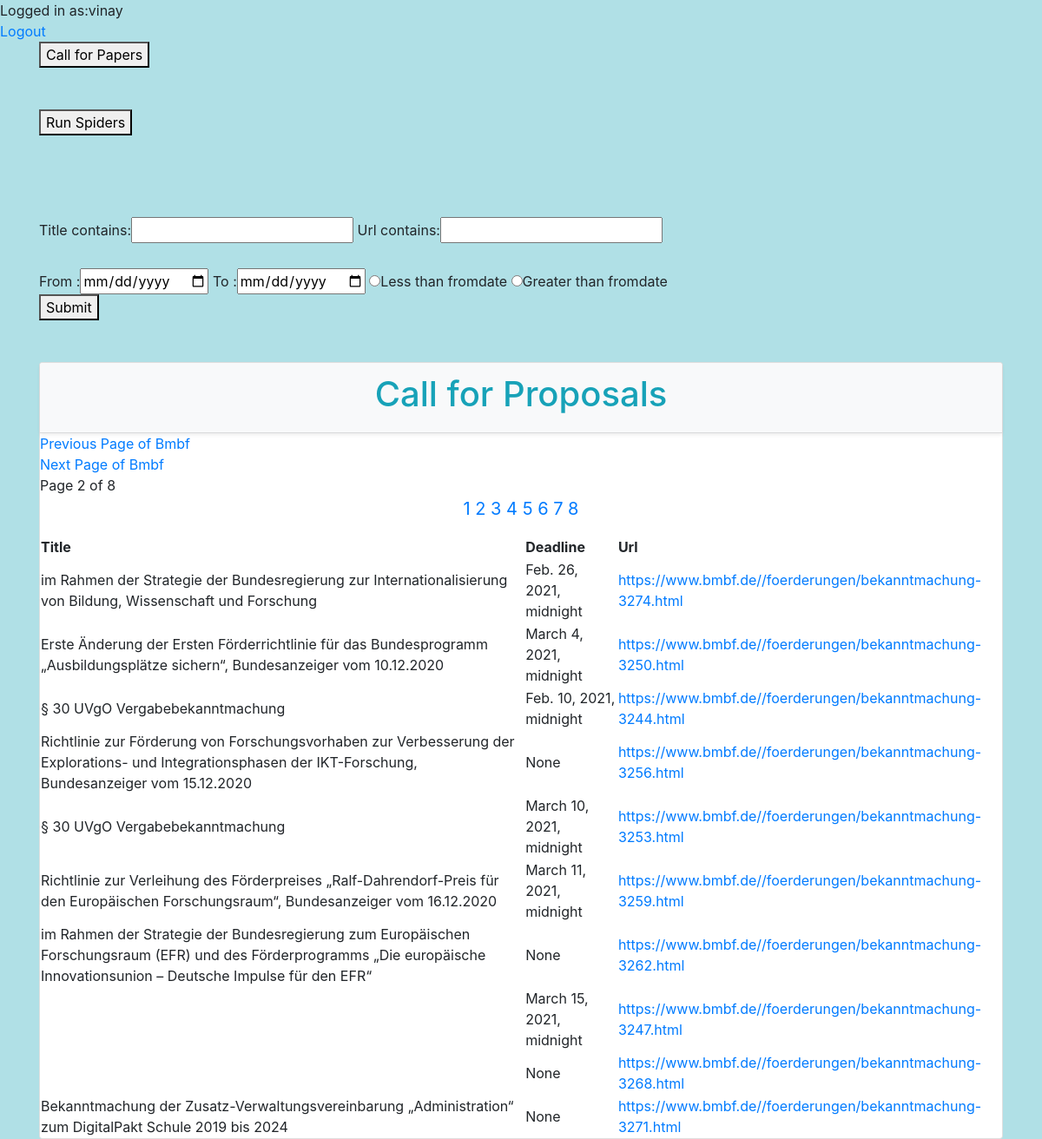
/dashboard/?page=2 (signed in), run on the app's committed database.
### questions/models.py (models this page shows)
class Bmbf_model(models.Model):
    Title = models.CharField(max_length=1024)
    Dates = models.DateTimeField(null='True')
    Url = models.CharField(max_length=1024)
    Deadline =models.DateTimeField(null='True')

### questions/views.py (the view)
# urls.py: path('dashboard/',views.get_Call_for_Proposals, name="dashboard"),#views function
@cache_control(no_cache=True, must_revalidate=True, no_store=True)
@login_required(login_url='login_url')
def get_Call_for_Proposals(request):#used for searching with filter
                count = 0
                Restart = request.GET.get('Restart')#Restarting the server
                Restartagain = request.GET.get('Restartagain')
                if Restart:
                    import random
                    import string
                    reading_file = open(
                        "C:/Users/Vinay/PycharmProjects/callspiderproj/scrapy_django/questions/views.py", "r")
                    letters = string.ascii_lowercase
                    random_comments = "#" + ''.join(random.choice(letters) for i in range(10))
                    print(random_comments)
                    n = random.random()
                    list_of_lines = reading_file.readlines()
                    x = "Line2\n"
                    list_of_lines[1000] = random_comments
                    reading_file = open(
                        "C:/Users/Vinay/PycharmProjects/callspiderproj/scrapy_django/questions/views.py", "w")
                    reading_file.writelines(list_of_lines)
                    reading_file.close()
                    contextwiki = dict()
                    contextwiki['contextwiki'] = Wiki_model.objects.all()
                    contextwiki = OrderFilter(request.GET, queryset=Wiki_model.objects.all())
                    contextBmbf = dict()
                    contextBmbf['contextBmbf'] = Bmbf_model.objects.all()
                    contextBmbf = OrderFilter1(request.GET, queryset=Bmbf_model.objects.all())
                    stuff_items = Bmbf_model.objects.values('Title', 'Url', 'Deadline').distinct()[::-1]
                    stuff_items1 = Wiki_model.objects.values('Title', 'Where', 'Url', 'Deadline').distinct()[::-1]
                    paginator = Paginator(stuff_items, 10)
                    p1 = Paginator(stuff_items1, 10)
                    page_num = request.GET.get('page', 1)
                    try:
                        page = paginator.page(page_num)
                    except EmptyPage:
                        page = paginator.page(1)
                    buttons=1
                    context = {
                        'contextwiki': contextwiki,
                        'contextBmbf': contextBmbf,
                        'contextpage': page,
                        'buttons': buttons,
                    }
                    return render(request, 'dashboard.html', context)  # till here
                else:
                    buttons = 0
                    contextwiki = dict()
                    contextwiki['contextwiki'] = Wiki_model.objects.all()
                    contextwiki = OrderFilter(request.GET, queryset=Wiki_model.objects.all())
                    contextBmbf = dict()
                    contextBmbf['contextBmbf'] = Bmbf_model.objects.all()
                    contextBmbf = OrderFilter1(request.GET, queryset=Bmbf_model.objects.all())
                    stuff_items = Bmbf_model.objects.values('Title', 'Url', 'Deadline').distinct()[::-1]
                    stuff_items1 = Wiki_model.objects.values('Title', 'Where', 'Url', 'Deadline').distinct()[::-1]
                    paginator = Paginator(stuff_items, 10)
                    p1 = Paginator(stuff_items1, 10)
                    page_num = request.GET.get('page', 1)
                    try:
                        page = paginator.page(page_num)
                    except EmptyPage:
                        page = paginator.page(1)
                    context = {
                        'contextwiki': contextwiki,
                        'contextBmbf': contextBmbf,
                        'contextpage': page,
                        'buttons': buttons,
                    }
                    return render(request, 'dashboard.html', context)  # till here

### templates/dashboard.html (shortened to what this page needs)
{% extends "index.html" %}
{% load static %}
{% block content %}
<div>Logged in as:{{user.username}}</div>
<a href="{% url 'logout' %}">Logout</a>
<div class="container">
    <form method="get" action="/Call_for_Papers">
        <button type="submit" >Call for Papers</button>
    </form>
    <br><br>
<form method="get" >
         <button id ="buttons" type="submit"   value="Restart" onclick="myFunction()" name="Restart" >Run Spiders</button>
     </form>
</div>
<head>
</head>
<body>
<div id="div1" class="show">
  </div>
</body>
<br/><br/>
                <div class="container">
                        <form method="get" action="/Call_for_Proposals_Search_Result">
                            {{ contextBmbf.form }}
                            <br><br>
                            <div>
                            From :<input type="date" name="fromdate"/>
                             To :<input type="date" name="todate"/>
                            <input value="Lesserdates" type="radio" name="extremes">Less than fromdate
                            <input value="Greaterdates" type="radio" name="extremes">Greater than fromdate
                               </div>
                            <button type="submit" >Submit</button>
                        </form>
                </div>
<br/><br/>
   <div class="container">
                <form class="card">
                    <div class="card-header shadow-sm bg-light">
                        <h1 class="display-6 text-info" align="center" > Call for Proposals </h1>
                    </div>
                    <form method ="GET">
                    <table>
                        <tr>
                            <th>Title</th>
                            <th>Deadline</th>
                            <th>Url</th>
                        </tr>
        {% if contextpage.has_previous %}
        <a href="{% url 'dashboard' %}?page={{contextpage.previous_page_number}}"> Previous Page of Bmbf </a>
        {% endif %}
           {% if contextpage.has_next %}
        <a href="{% url 'dashboard' %}?page={{contextpage.next_page_number}}">Next Page of Bmbf</a>
        {% endif %}
        <span class="">
            Page {{contextpage.number}} of {{ contextpage.paginator.num_pages }}
        </span>
                <p>{% for pg in contextpage.paginator.page_range %}
            {% if contextpage.number == pg %}
                <span class="active"><a href="?page={{pg}}" >{{pg}}</a></span>
            {% else %}
                <span><a href="?page={{pg}}" >{{pg}}</a></span>
            {% endif %}
        {% endfor %}
        </p>
         {% for items_page in contextpage %}
             <tr>
                <td>{{items_page.Title}}</td>
                 <td >{{items_page.Deadline}}</td>
                 <td><a href="{{items_page.Url}}"> {{items_page.Url}} </a></td>
             </tr>
             {% endfor %}
    </table>
                </form>
                </form>
                </div>
{% endblock %}

### templates/dashboard.html (style rules this page uses)
p { text-align: center; font-size: 20px; margin-top: 0px; }
.show { -o-transition: opacity 1s; -moz-transition: opacity 1s; -webkit-transition: opacity 1s; transition: opacity 1s; opacity:1; }

### data on the page
Bmbf_model: Title "im Rahmen der Strategie der Bundesregierung zur Internationalisierung von Bildung, Wissenschaft und Forschung", Deadline "Feb. 26, 2021, midnight", Url "https://www.bmbf.de//foerderungen/bekanntmachung-3274.html"
Bmbf_model: Title "Erste Änderung der Ersten Förderrichtlinie für das Bundesprogramm „Ausbildungsplätze sichern“, Bundesanzeiger vom 10.12.2020", Deadline "March 4, 2021, midnight", Url "https://www.bmbf.de//foerderungen/bekanntmachung-3250.html"
Bmbf_model: Title "§ 30 UVgO Vergabebekanntmachung", Deadline "Feb. 10, 2021, midnight", Url "https://www.bmbf.de//foerderungen/bekanntmachung-3244.html"
Bmbf_model: Title "Richtlinie zur Förderung von Forschungsvorhaben zur Verbesserung der Explorations- und Integrationsphasen der IKT-Forschung, Bundesanzeiger vom 15.12.2020", Deadline "None", Url "https://www.bmbf.de//foerderungen/bekanntmachung-3256.html"
Bmbf_model: Title "§ 30 UVgO Vergabebekanntmachung", Deadline "March 10, 2021, midnight", Url "https://www.bmbf.de//foerderungen/bekanntmachung-3253.html"
Bmbf_model: Title "Richtlinie zur Verleihung des Förderpreises „Ralf-Dahrendorf-Preis für den Europäischen Forschungsraum“, Bundesanzeiger vom 16.12.2020", Deadline "March 11, 2021, midnight", Url "https://www.bmbf.de//foerderungen/bekanntmachung-3259.html"
Bmbf_model: Title "im Rahmen der Strategie der Bundesregierung zum Europäischen Forschungsraum (EFR) und des Förderprogramms „Die europäische Innovationsunion – Deutsche Impulse für den EFR“", Deadline "None", Url "https://www.bmbf.de//foerderungen/bekanntmachung-3262.html"
Bmbf_model: Deadline "March 15, 2021, midnight", Url "https://www.bmbf.de//foerderungen/bekanntmachung-3247.html"
Bmbf_model: Deadline "None", Url "https://www.bmbf.de//foerderungen/bekanntmachung-3268.html"
Bmbf_model: Title "Bekanntmachung der Zusatz-Verwaltungsvereinbarung „Administration“ zum DigitalPakt Schule 2019 bis 2024", Deadline "None", Url "https://www.bmbf.de//foerderungen/bekanntmachung-3271.html"

### other printed values
{{ user.username }} "vinay"
{{ contextpage.number }} "2"
{{ contextpage.paginator.num_pages }} "8"
{{ pg }} "1" "3" "4" "5" "6" "7" "8"
{{ pg }} "2"
